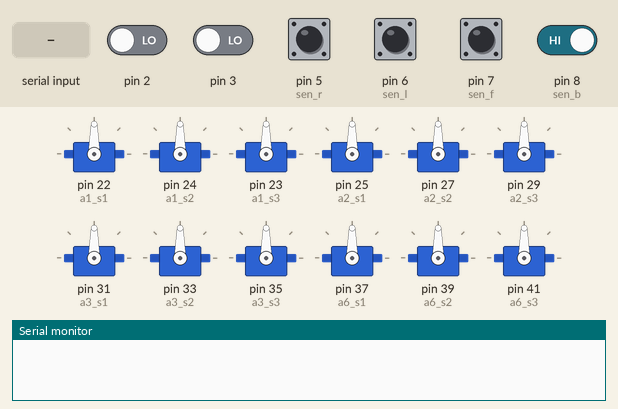
This sketch was run on a simulated Arduino Mega 2560, built with avr-gcc and run on an emulated ATmega2560. Parts: 12 × servo, the last lines printed to the serial monitor. The test bench sets the inputs (shaded band); at power-on: pin 5 (sen_r), pin 6 (sen_l), pin 7 (sen_f), pin 8 (sen_b) HIGH, pin 2, pin 3 LOW.

Above: at 1.2 s.
1.3 s: "w" received over Serial
At 2.0 s:
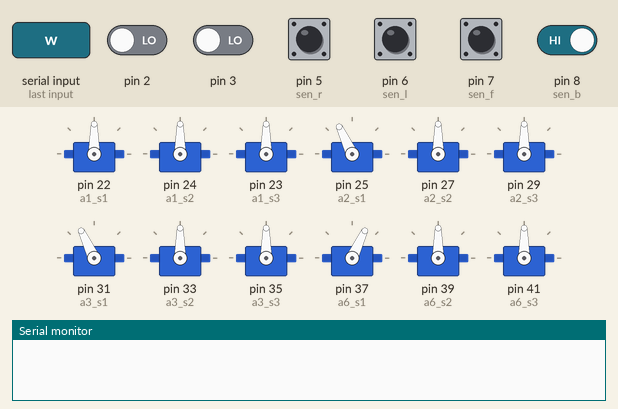
At 2.9 s:
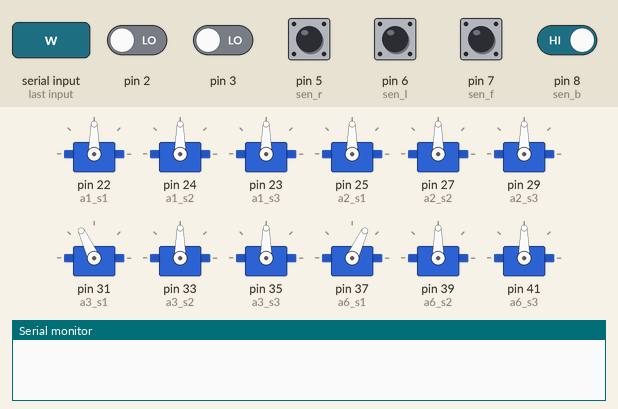
4.3 s: "s" received over the second serial link
10.3 s: pin 8 (sen_b) driven LOW
At 13.23 s:
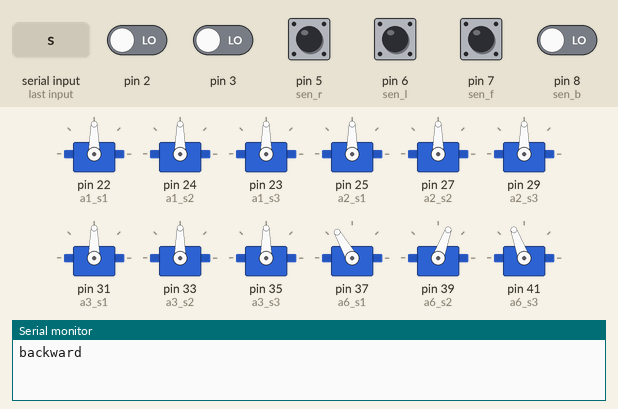
Timing chart, 0 to 22.3 s (numbered marks = the images above; inputs shaded):
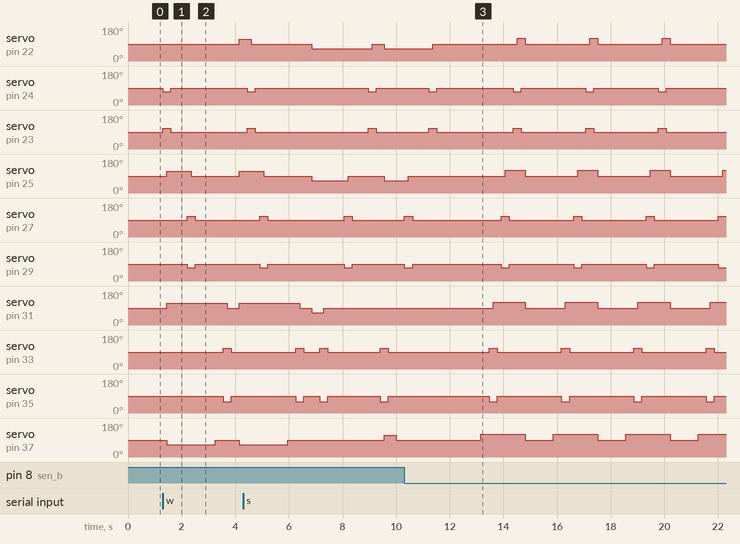

The sketch:

spider_v3.ino
```cpp
#include <Servo.h>
char x;
char y;
Servo a1_s1;
Servo a1_s2;
Servo a1_s3;
Servo a2_s1;
Servo a2_s2;
Servo a2_s3;
Servo a3_s1;
Servo a3_s2;
Servo a3_s3;
Servo a4_s1;
Servo a4_s2;
Servo a4_s3;
Servo a5_s1;
Servo a5_s2;
Servo a5_s3;
Servo a6_s1;
Servo a6_s2;
Servo a6_s3;
int sen_b=8;
int sen_f=7;
int sen_r=5;
int sen_l=6;
int i=0;


void setup()
{
 a1_s1.attach(22); //grey from left
 a1_s2.attach(24); //pruple
 a1_s3.attach(23); //blue
 a2_s1.attach(25); //green
 a2_s2.attach(27); //yellow
 a2_s3.attach(29); //orange
 a3_s1.attach(31); //red
 a3_s2.attach(33); //brown
 a3_s3.attach(35); //black
 a6_s1.attach(37); //white
 a6_s2.attach(39); //grey
 a6_s3.attach(41); //pruple
 a5_s1.attach(43); //blue
 a5_s2.attach(45); //green
 a5_s3.attach(47); //yellow
 a4_s1.attach(49); //orange
 a4_s2.attach(51); //red
 a4_s3.attach(53); //brown
 pinMode(sen_l,INPUT);
 pinMode(sen_r,INPUT);
 pinMode(sen_f,INPUT);
 pinMode(sen_b,INPUT);
 pinMode(2,INPUT);
 pinMode(3,INPUT);
Serial.begin(9600);
Serial3.begin(9600);
 stand_up();


}

void loop()
{
  if(digitalRead(sen_l)==LOW)
  {
   Serial.println("left");
  }
  if(digitalRead(sen_f)==LOW)
  {
   Serial.println("FORWARD");
  }
  if(digitalRead(sen_r)==LOW)
  {
   Serial.println("RIGHT");
  }
  if(digitalRead(sen_b)==LOW)
  {
   Serial.println("backward");
  }
   if(digitalRead(2)==HIGH||digitalRead(3)==HIGH)
  {
   Serial.println("metal");
  Serial3.println("metal");
  }
  if(Serial3.available())
  {
    x=Serial3.read();
 }
 if(Serial.available())
  {
    x=Serial.read();
 }

     if(x=='w')
     {
  if(digitalRead(sen_f)==HIGH)
  forward();
  else if(digitalRead(sen_f)==LOW)
  {
   if(digitalRead(sen_r)==LOW&&digitalRead(sen_l)==HIGH)
      tleft();
     else if(digitalRead(sen_l)==LOW&&digitalRead(sen_r)==HIGH)
      tright();
    else
    tleft();
  }


     }
  if(x=='s')
  {
   if(digitalRead(sen_b)==HIGH)
   backward();
   else{
   for(i=0;i<10;i++)
   {
    tright();
   }
   x='q';}
  }
if (x=='a')
  tleft();
if (x=='d')
  tright();
  if ( x=='q')
  stand_up();


}


void stand_up()
{
 a1_s1.write(90);
 a1_s2.write(90);
 a1_s3.write(90);
 a2_s1.write(90);
 a2_s2.write(90);
 a2_s3.write(90);
 a3_s1.write(90);
 a3_s2.write(90);
 a3_s3.write(90);
 a4_s1.write(90);
 a4_s2.write(90);
 a4_s3.write(90);
 a5_s1.write(90);
 a5_s2.write(90);
 a5_s3.write(90);
 a6_s1.write(90);
 a6_s2.write(90);
 a6_s3.write(90);

}

void forward()
{

 a1_s2.write(70);
 a1_s3.write(110);
 delay(150);
 a2_s1.write(115);
 a3_s1.write(115);
 a4_s1.write(65);
 a5_s1.write(65);
 a6_s1.write(65);
 delay(150);


 a1_s2.write(90);
 a1_s3.write(90);
 delay(150);


 a4_s2.write(110);
 a4_s3.write(70);
 delay(150);
 a4_s1.write(90);
 delay(150);
a4_s2.write(90);
a4_s3.write(90);
delay(150);


 a2_s2.write(110);
 a2_s3.write(70);
 delay(150);
 a2_s1.write(90);
 delay(150);
a2_s2.write(90);
a2_s3.write(90);
delay(150);


 a5_s2.write(70);
 a5_s3.write(110);
 delay(150);
 a5_s1.write(90);
 delay(150);
a5_s2.write(90);
a5_s3.write(90);
delay(150);


 a6_s2.write(70);
 a6_s3.write(110);
 delay(150);
 a6_s1.write(90);
 delay(150);
a6_s2.write(90);
a6_s3.write(90);
delay(150);

   a3_s2.write(110);
 a3_s3.write(60);
 delay(150);
 a3_s1.write(90);
 delay(150);
a3_s2.write(90);
a3_s3.write(90);
delay(150);

 ////////////////////////////////////////////////////////////////////////////////
 ///////////////////////////////////////////////////////////////////////////////////
  a4_s2.write(110);
 a4_s3.write(70);
 delay(150);
 a2_s1.write(115);
 a3_s1.write(115);
 a1_s1.write(115);
 a5_s1.write(65);
 a6_s1.write(65);
 delay(150);


 a4_s2.write(90);
 a4_s3.write(90);
 delay(150);


 a1_s2.write(70);
 a1_s3.write(110);
 delay(150);
 a1_s1.write(90);
 delay(150);
a1_s2.write(90);
a1_s3.write(90);
delay(150);


 a2_s2.write(110);
 a2_s3.write(70);
 delay(150);
 a2_s1.write(90);
 delay(150);
a2_s2.write(90);
a2_s3.write(90);
delay(150);


 a5_s2.write(70);
 a5_s3.write(110);
 delay(150);
 a5_s1.write(90);
 delay(150);
a5_s2.write(90);
a5_s3.write(90);
delay(150);


 a6_s2.write(70);
 a6_s3.write(110);
 delay(150);
 a6_s1.write(90);
 delay(150);
a6_s2.write(90);
a6_s3.write(90);
delay(150);

   a3_s2.write(110);
 a3_s3.write(60);
 delay(150);
 a3_s1.write(90);
 delay(150);
a3_s2.write(90);
a3_s3.write(90);
delay(150);

}


void backward ()
{
 a6_s2.write(70);
 a6_s3.write(110);
 delay(150);
 a2_s1.write(65);
 a3_s1.write(65);
 a4_s1.write(115);
 a5_s1.write(115);
 a1_s1.write(65);
 delay(150);


 a6_s2.write(90);
 a6_s3.write(90);
 delay(150);


    a3_s2.write(110);
 a3_s3.write(60);
 delay(150);
 a3_s1.write(90);
 delay(150);
a3_s2.write(90);
a3_s3.write(90);
delay(150);

 a5_s2.write(70);
 a5_s3.write(110);
 delay(150);
 a5_s1.write(90);
 delay(150);
a5_s2.write(90);
a5_s3.write(90);
delay(150);


 a2_s2.write(110);
 a2_s3.write(70);
 delay(150);
 a2_s1.write(90);
 delay(150);
a2_s2.write(90);
a2_s3.write(90);
delay(150);

 a4_s2.write(110);
 a4_s3.write(70);
 delay(150);
 a4_s1.write(90);
 delay(150);
a4_s2.write(90);
a4_s3.write(90);
delay(150);


 a1_s2.write(70);
 a1_s3.write(110);
 delay(150);
 a1_s1.write(90);
 delay(150);
a1_s2.write(90);
a1_s3.write(90);
delay(150);


 ////////////////////////////////////////////////////////////////////////////////
 ///////////////////////////////////////////////////////////////////////////////////
  a3_s2.write(110);
 a3_s3.write(60);
 delay(150);
 a2_s1.write(65);
 a4_s1.write(115);
 a1_s1.write(65);
 a5_s1.write(115);
 a6_s1.write(115);
 delay(150);


 a3_s2.write(90);
 a3_s3.write(90);
 delay(150);

  a6_s2.write(70);
 a6_s3.write(110);
 delay(150);
 a6_s1.write(90);
 delay(150);
a6_s2.write(90);
a6_s3.write(90);
delay(150);

 a2_s2.write(110);
 a2_s3.write(70);
 delay(150);
 a2_s1.write(90);
 delay(150);
a2_s2.write(90);
a2_s3.write(90);
delay(150);

 a5_s2.write(70);
 a5_s3.write(110);
 delay(150);
 a5_s1.write(90);
 delay(150);
a5_s2.write(90);
a5_s3.write(90);
delay(150);


 a1_s2.write(70);
 a1_s3.write(110);
 delay(150);
 a1_s1.write(90);
 delay(150);
a1_s2.write(90);
a1_s3.write(90);
delay(150);


   a4_s2.write(110);
 a4_s3.write(70);
 delay(150);
 a4_s1.write(90);
 delay(150);
a4_s2.write(90);
a4_s3.write(90);
delay(150);

}

void tleft()
{

a4_s2.write(110);
a4_s3.write(70);
delay(150);
a4_s1.write(60);
delay(150);
a4_s2.write(90);
a4_s3.write(90);
delay(150);


a5_s2.write(70);
a5_s3.write(110);
delay(150);
a5_s1.write(60);
delay(150);
a5_s2.write(90);
a5_s3.write(90);
delay(150);


a6_s2.write(70);
a6_s3.write(110);
delay(150);
a6_s1.write(60);
delay(150);
a6_s2.write(90);
a6_s3.write(90);
delay(150);

a3_s2.write(110);
a3_s3.write(60);
delay(150);
a3_s1.write(60);
delay(150);
a3_s2.write(90);
a3_s3.write(90);
delay(150);

a2_s2.write(110);
a2_s3.write(70);
delay(150);
a2_s1.write(60);
delay(150);
a2_s2.write(90);
a2_s3.write(90);
delay(150);

a1_s2.write(70);
a1_s3.write(110);
delay(150);
a1_s1.write(60);
delay(150);
a1_s2.write(90);
a1_s3.write(90);
delay(150);

a1_s1.write(90);
a2_s1.write(90);
a3_s1.write(90);
a4_s1.write(90);
a5_s1.write(90);
a6_s1.write(90);
}

void tright()
{

a4_s2.write(110);
a4_s3.write(70);
delay(150);
a4_s1.write(120);
delay(150);
a4_s2.write(90);
a4_s3.write(90);
delay(150);


a5_s2.write(70);
a5_s3.write(110);
delay(150);
a5_s1.write(120);
delay(150);
a5_s2.write(90);
a5_s3.write(90);
delay(150);


a6_s2.write(70);
a6_s3.write(110);
delay(150);
a6_s1.write(120);
delay(150);
a6_s2.write(90);
a6_s3.write(90);
delay(150);

a3_s2.write(110);
a3_s3.write(60);
delay(150);
a3_s1.write(120);
delay(150);
a3_s2.write(90);
a3_s3.write(90);
delay(150);

a2_s2.write(110);
a2_s3.write(70);
delay(150);
a2_s1.write(120);
delay(150);
a2_s2.write(90);
a2_s3.write(90);
delay(150);

a1_s2.write(70);
a1_s3.write(110);
delay(150);
a1_s1.write(120);
delay(150);
a1_s2.write(90);
a1_s3.write(90);
delay(150);

a1_s1.write(90);
a2_s1.write(90);
a3_s1.write(90);
a4_s1.write(90);
a5_s1.write(90);
a6_s1.write(90);
}


void stand_up2()
{
 a1_s1.write(130);
 a1_s2.write(130);
 a1_s3.write(130);
 a2_s1.write(130);
 a2_s2.write(130);
 a2_s3.write(130);
 a3_s1.write(130);
 a3_s2.write(130);
 a3_s3.write(130);
 a4_s1.write(130);
 a4_s2.write(130);
 a4_s3.write(130);
 a5_s1.write(130);
 a5_s2.write(130);
 a5_s3.write(130);
 a6_s1.write(130);
 a6_s2.write(130);
 a6_s3.write(130);

}
```

Measured:
- after the input at 1.3 s, servo on pin 22 (a1_s1): 90° → 115° after 2.9 s; servo on pin 24 (a1_s2): 90° → 70° at once, → 90° 0.30 s later
- after the input at 10.3 s, servo on pin 31 (a3_s1): alternates 120° for 1.2 s and 90° for 1.5 s, starting after 3.3 s; servo on pin 37 (a6_s1): alternates 120° for 1.7 s and 90° for 1.1 s, starting after 2.9 s
